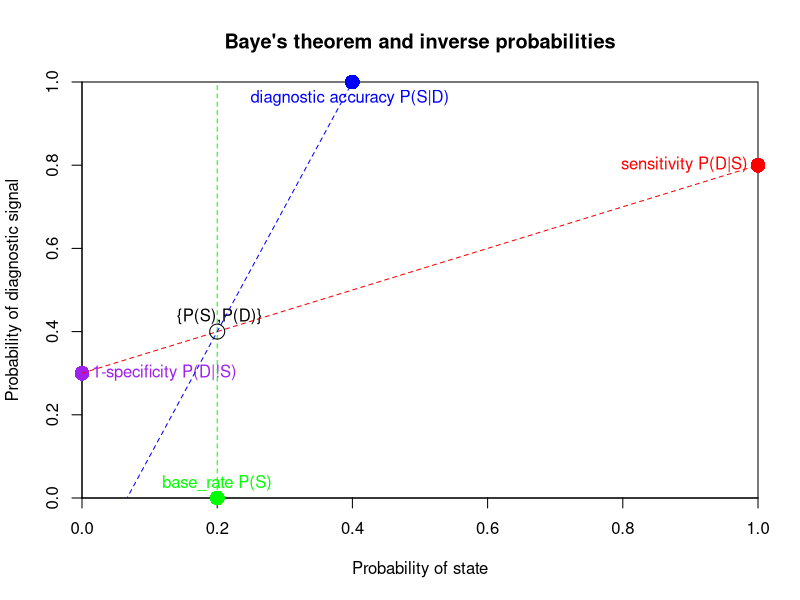

Generate this figure with R:
# Baye's Theorem and inverse probabilities
# P(S|D)=(P(D|S)/(P(D|S)P(S)+P(D|!S)(1-P(S))))P(S)

#The theorem allows the calculation of three probabilities from their inverses

#Creation of a the bayes() function for visualization of the application of Baye's Theorem

	#The function has three inputs:
		#1. sensitivity P(D|S), which is the probability of getting a positive diagnostic result when the state is positive
		#2. specificity P(!D|!S)=1-P(D|!S), which is the probability of getting a negative result when the state is negative
			#which is equal to 1-the false positive rate, which is getting a positive result for a negative state
		#3. base_rate P(S), which is the frequency of the state in the population
	
	#The function returns 4. the accuracy of the diagnostic P(S|D), the probability of a positive state given a positive diagnostic
		#the other inverse probabilities that can be calculated using the theorem (and could be integrated to this function) are
			#6. the false negative rate P(S|!D), the probability of having a positive state given a negative diagnostic
			#5. the diagnostic rate P(D), the frequency of a positive diagnostic in the population


	#The function could be rewritten (and please feel free to do so):
		#to have probabilities 4-6 as inputs
		#to calculate three probabilities depending on the probabilities given
		
	#The function allows the visualization of the interdependancy between the three given probabilities and their inverses
		#the visualization is based on the Wolfram Demonstration Project http://demonstrations.wolfram.com/BayessTheoremAndInverseProbability/


#Create the function
bayes<-function(sensitivity, specificity, base_rate){
	
	#Start an empty plot with axis from 0 to 1
	#There are many ways to do this, here we use data spanning the desired interval:seq(0,1,0.1)
	#We then set point character to an empty space pch=""
	#We also set the axis to "i" which plots axis within the data interval (as compared to the default of adding 4% to each end of the axis)
	#We also add axis labes with ylab and xlab
	plot(seq(0,1,0.1),seq(0,1,0.1), xaxs="i", yaxs="i", xlab="Probability of state", ylab="Probability of diagnostic signal", pch="", main="Baye's theorem and inverse probabilities")


	#We place points at the know locations on the plot
		#sensitivity P(D|S)  shown in RED	
		points(x=1, y=sensitivity, cex=2,xpd=NA, col="red", pch=16)
		#add a label
		text(x=1, y=sensitivity, col="red", labels="sensitivity P(D|S)", pos=2, adj=1 )
		
		#specificity P(!D|!S)=1-P(D|!S)
		#1-specificity shown in PURPLE
		points(x=0, y=1-specificity, cex=2,xpd=NA, col="purple", pch=16)
		text(x=0, y=1-specificity, col="purple", labels="1-specificity P(D|!S)", pos=4, adj=0 )

		#base_rate P(S)	shown in GREEN
		points(x=base_rate, y=0, cex=2,xpd=NA, col="green", pch=16)
		text(x= base_rate, y=0, col="green", labels="base_rate P(S)", pos=3, adj=0.5 )

	#We trace the marginal probabilities
	
		#The red dotted line between the conditional probabilities 1-specificity P(D|!S) and  sensitivity P(D|S) traces out the marginal probability of P(D)
		#a weighted average of the two endpoint conditionals using the base rate P(S)  to specify a weighting function.
			lines(x=c(0,1), y=c(1-specificity, sensitivity), col="red", lty=2)
			#doted greem line up from P(S) fot the weighting
			abline(v= base_rate, lty=2, col="green")
		
		#Similarly, the blue dotted line between  P(S|!D) and P(S|D)  traces out the marginal probability P(S)
		#a weighted average of the two endpoint conditionals using  to specify a weighting function
			#Using the theorem we can calculate the diagnostic accuracy
			#diagnostic_value P(S|D)
			diagnostic_value= base_rate*sensitivity/((sensitivity*base_rate)+(1-specificity)*(1-base_rate))
			#Using the theorem, we already know two points (P(S|D) and the intercection of the red and green line), which we can enter into a data frame
			#Lets add a point at the intersection where {P(S),P(D)}
			points(base_rate, (1-specificity)+base_rate*(sensitivity-(1-specificity)), pch=1, cex=2)
			text(base_rate, (1-specificity)+base_rate*(sensitivity-(1-specificity)), col="black", labels=" {P(S),P(D)}", pos=3, adj=0.5 )
			 #and at the diagnostic accuracy P(S|D) in blue
			 points(x= diagnostic_value, y=1, cex=2,xpd=NA, col="blue", pch=16)
			text(x= diagnostic_value, y=1, col="blue", labels="diagnostic accuracy P(S|D) ", pos=1, adj=0.5 )
			#data for blue line
			inverse<-data.frame(S=c(base_rate, diagnostic_value), D=c((1-specificity)+base_rate*(sensitivity-(1-specificity)),1))
			#we can use this data to produce a linear model
			model<-lm(D~S, inverse)
			#we can then plot this model using abline, which will automaticaly extract the slope and intercept parameters from a model object
			abline(model, lty=2, col="blue")


	#We send the diagnostic accuracy as a results using return()
	return(diagnostic_value)

}

#Run the function on your choice of know probabilities
bayes(0.8, 0.7, 0.2)